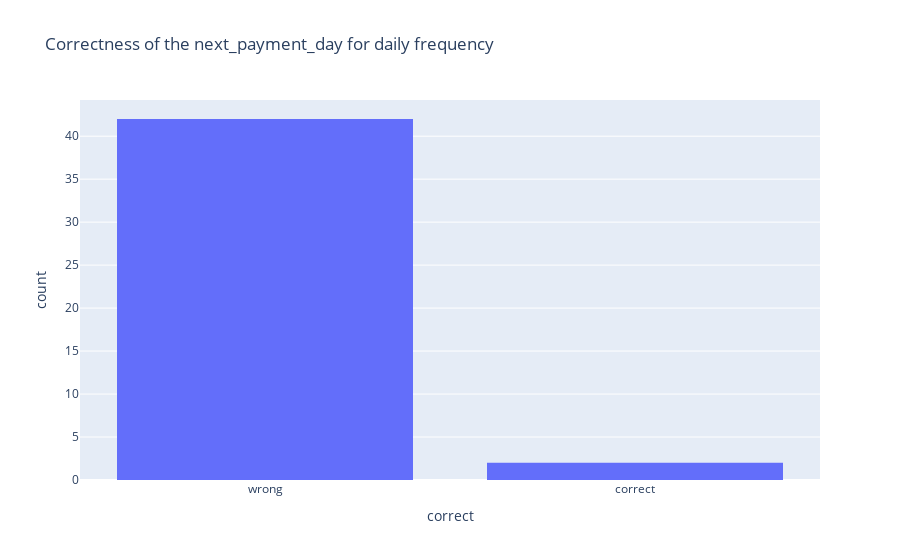
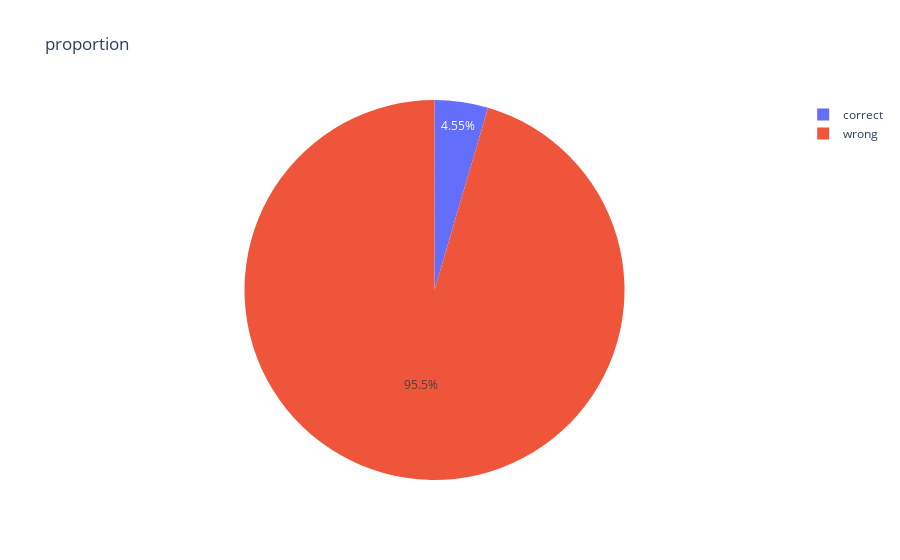

These figures' notebook cell, in order:
### Markdown cell above
#### Daily allowancces

### Code cell
## daily discrepancies


def next_payment_day_daily_frequency(day, event_timestamp, current_day = None):
    if current_day is None:
        return spark_f.day(spark_f.date_add(spark_f.lit(CURRENT_DAY), 1))
    return spark_f.day(spark_f.date_add(spark_f.col(current_day), 1))


backend_table_daily_truth = build_backend_truth_table("daily", next_payment_day_daily_frequency)

pd_comparisson_backend = backend_table_daily_truth.toPandas()
histogram(pd_comparisson_backend, "correct", "Correctness of the next_payment_day for daily frequency")
pie_chart(pd_comparisson_backend, "correct", "proportion", category_orders={"correct": ["correct", "wrong"]})

### Figure 1 — Plotly figure (JSON) as saved in the notebook; plotly's stock layout.template omitted (floating-point values rounded to 4 significant figures)
{"data": [{"alignmentgroup": "True", "bingroup": "x", "hovertemplate": "correct=%{x}<br>count=%{y}<extra></extra>", "legendgroup": "", "marker": {"color": "#636efa", "pattern": {"shape": ""}}, "name": "", "offsetgroup": "", "orientation": "v", "showlegend": false, "type": "histogram", "x": ["wrong", "wrong", "correct", "wrong", "wrong", "wrong", "wrong", "wrong", "wrong", "wrong", "correct", "wrong", "wrong", "wrong", "wrong", "wrong", "wrong", "wrong", "wrong", "wrong", "wrong", "wrong", "wrong", "wrong", "wrong", "wrong", "wrong", "wrong", "wrong", "wrong", "wrong", "wrong", "wrong", "wrong", "wrong", "wrong", "wrong", "wrong", "wrong", "wrong", "wrong", "wrong", "wrong", "wrong"], "xaxis": "x", "yaxis": "y"}], "layout": {"barmode": "relative", "legend": {"tracegroupgap": 0}, "title": {"text": "Correctness of the next_payment_day for daily frequency"}, "xaxis": {"anchor": "y", "domain": [0, 1], "title": {"text": "correct"}}, "yaxis": {"anchor": "x", "domain": [0, 1], "title": {"text": "count"}}}}

### Figure 2 — Plotly figure (JSON) as saved in the notebook; plotly's stock layout.template omitted (floating-point values rounded to 4 significant figures)
{"data": [{"direction": "clockwise", "domain": {"x": [0, 1], "y": [0, 1]}, "hovertemplate": "correct=%{label}<br>count=%{value}<extra></extra>", "labels": ["correct", "wrong"], "legendgroup": "", "name": "", "showlegend": true, "sort": false, "type": "pie", "values": [2, 42]}], "layout": {"legend": {"tracegroupgap": 0}, "title": {"text": "proportion"}}}
